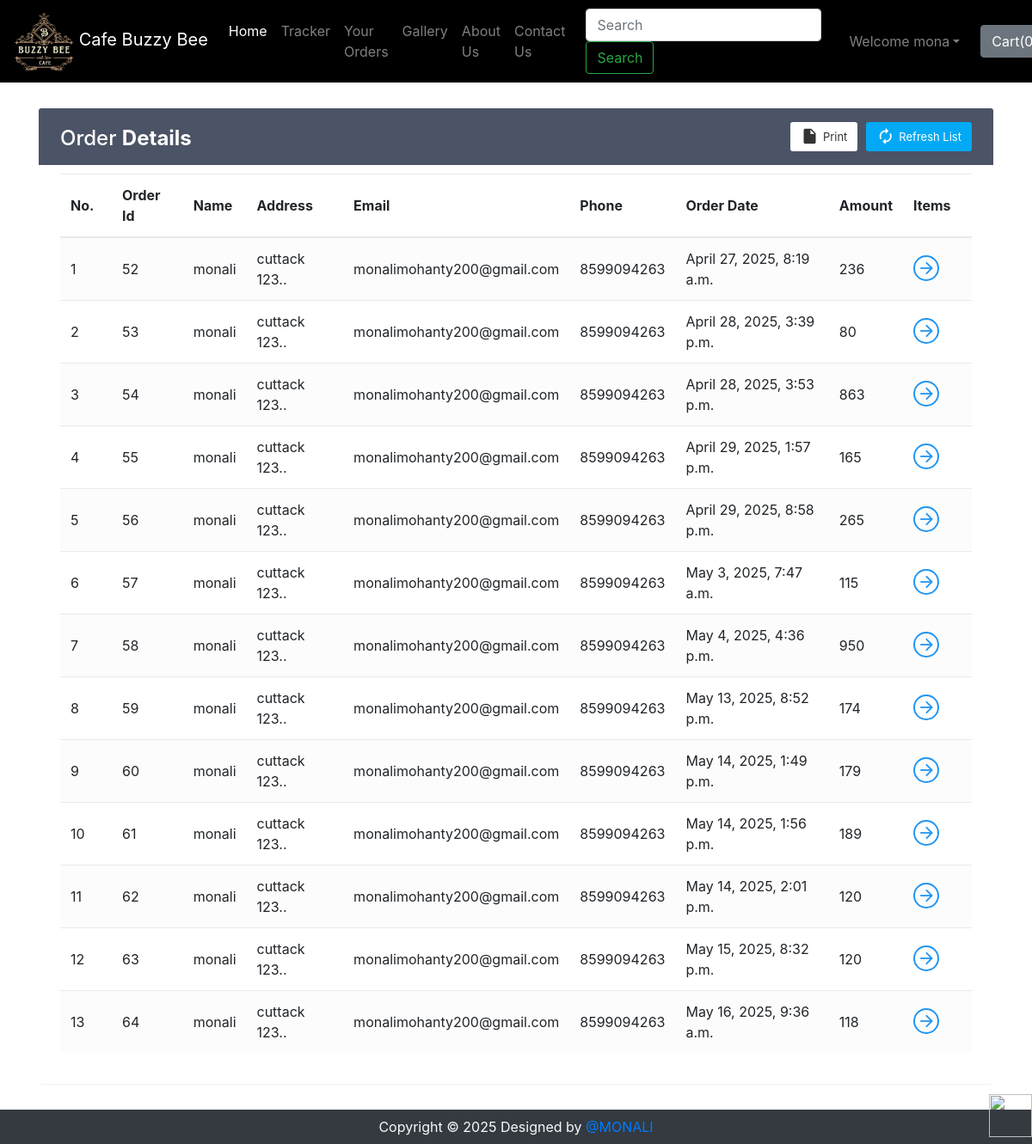
/shop/orderView/ (signed in), run on the app's committed database.
### shop/views.py (the view)
def orderView(request):
    if request.user.is_authenticated:
        current_user = request.user
        orderHistory = Orders.objects.filter(userId=current_user.id)
        if len(orderHistory) == 0:
            messages.info(request, "You have not ordered.")
            return render(request, 'shop/orderView.html')
        return render(request, 'shop/orderView.html', {'orderHistory': orderHistory})
    return render(request, 'shop/orderView.html')

### shop/templates/shop/orderView.html (shortened to what this page needs)
{% extends 'shop/basic.html' %}
{% block body %}
{% if user.is_authenticated %}
<div class="container" id="cont">
    <div class="table-wrapper">
        <div class="table-title">
            <div class="row">
                <div class="col-sm-4">
                    <h2>Order <b>Details</b></h2>
                </div>
                <div class="col-sm-8">
                    <a href="" class="btn btn-primary"><i class="material-icons">&#xE863;</i> <span>Refresh List</span></a>
                    <a href="#" onclick="window.print()" class="btn btn-info"><i class="material-icons">&#xE24D;</i> <span>Print</span></a>
                </div>
            </div>
        </div>
        <table class="table table-striped table-hover">
            <thead>
                <tr>
                    <th>No.</th>
                    <th>Order Id</th>
                    <th>Name</th>
                    <th>Address</th>
                    <th>Email</th>
                    <th>Phone</th>
                    <th>Order Date</th>
                    <th>Amount</th>
                    <th>Items</th>
                </tr>
            </thead>
            <tbody>
                {% for i in orderHistory %}
                <tr>
                    <td class="count"></td>
                    <td>{{i.order_id}}</td>
                    <td>{{i.name}}</td>
                    <td data-toggle="tooltip" title="{{i.address}}">{{i.address|slice:"0:25"}}..</td>
                    <td>{{i.email}}</td>
                    <td>{{i.phone}}</td>
                    <td>{{i.timestamp}}</td>
                    <td>{{i.amount}}</td>
                    <td><a href="#" id="click{{i.order_id}}" class="view" title="View Details"><i class="material-icons">&#xE5C8;</i></a></td>
                </tr>
                {% endfor %}
            </tbody>
        </table>
    </div>
</div>
{% else %}
    <div id="cont2">
        <div class="alert alert-info">
            <font style="font-size:22px"><center>You need to <strong><a class="alert-link" data-toggle="modal" data-target="#loginModal">Login</a></strong></center></font>
        </div>
    </div>
{% endif %}
{% endblock %}

### shop/templates/shop/basic.html (shortened to what this page needs)
<!doctype html>
<html lang="en">
  <head>
    <link rel="stylesheet" href="https://stackpath.bootstrapcdn.com/bootstrap/4.2.1/css/bootstrap.min.css">
    <link rel="stylesheet" href="https://stackpath.bootstrapcdn.com/bootstrap/4.3.1/css/bootstrap.min.css">
    <link rel="stylesheet" href="https://use.fontawesome.com/releases/v5.8.2/css/all.css">
  </head>
  <body>
    <nav class="navbar navbar-expand-lg navbar-dark" style="background-color: black;" >
      <a class="navbar-brand" href="/shop"><img src="http://127.0.0.1:8000/media/shop/images/logo.jpg" alt="" style="height: 70px; width: 70px;">   Cafe Buzzy Bee</a>
      <div class="collapse navbar-collapse" id="navbarSupportedContent">
        <ul class="navbar-nav mr-auto">
          <li class="nav-item active">
            <a class="nav-link" href="/shop">Home <span class="sr-only">(current)</span></a>
          </li>
          <li class="nav-item">
            <a class="nav-link" href="/shop/tracker">Tracker</a>
          </li>
          <li class="nav-item">
            <a class="nav-link" href="/shop/orderView/">Your Orders</a>
          </li>
          <li class="nav-item">
            <a class="nav-link" href="/shop/gallery">Gallery</a>
          </li>
          <li class="nav-item">
            <a class="nav-link" href="/shop/about">About Us</a>
          </li>
          <li class="nav-item">
            <a class="nav-link" href="/shop/contact">Contact Us</a>
          </li>
        </ul>
        <form method="get" action="/shop/search" class="form-inline my-2 my-lg-0 mx-3">
          <input class="form-control mr-sm-2" type="search" name="search" id="search" placeholder="Search" aria-label="Search" required>
          <button class="btn btn-outline-success my-2 my-sm-0" type="submit">Search</button>
        </form>
        {% if user.is_authenticated %}
        <ul class="navbar-nav mr-2">
          <li class="nav-item dropdown">
            <a class="nav-link dropdown-toggle" href='#' id="navbarDropdown" role="button" data-toggle="dropdown"> Welcome {{request.user}}</a>
          </li>
        </ul>
        {% else %}
        <button type="button" class="btn btn-success mx-2" data-toggle="modal" data-target="#loginModal">Login</button>
        <button type="button" class="btn btn-success mx-2" data-toggle="modal" data-target="#signupModal">SignUp</button>
        {% endif %}
        <button type="button" class="btn btn-secondary mx-2" id="popcart" data-container="body" data-html="true" data-toggle="popover" title="MyCart" data-placement="bottom" data-content="Bottom popover">
          Cart(<span id="cart">0</span>)
        </button>
      </div>
      <h1><a href="#"><img src="https://encrypted-tbn0.gstatic.com/images?q=tbn:ANd9GcSmMxu1z8gpcWZ4a_5sHQ4UxGi31RoTCV5rCQ&s" alt=""></a> </h1>
    </nav>
    {% block body %} {% endblock %}
    <div class="footer container-fluid bg-dark text-light">
        <p class="text-center py-2 mb-0">Copyright © 2025 Designed by <a href="https://github.com/Monamona2001" target="_blank" rel="noopener noreferrer">@MONALI</a></p>
    </div>
  </body>
</html>

### data on the page
Orders: order_id "52", name "monali", address "cuttack 123", email "monalimohanty200@gmail.com", phone "8599094263", timestamp "April 27, 2025, 8:19 a.m.", amount "236"
Orders: order_id "53", name "monali", address "cuttack 123", email "monalimohanty200@gmail.com", phone "8599094263", timestamp "April 28, 2025, 3:39 p.m.", amount "80"
Orders: order_id "54", name "monali", address "cuttack 123", email "monalimohanty200@gmail.com", phone "8599094263", timestamp "April 28, 2025, 3:53 p.m.", amount "863"
Orders: order_id "55", name "monali", address "cuttack 123", email "monalimohanty200@gmail.com", phone "8599094263", timestamp "April 29, 2025, 1:57 p.m.", amount "165"
Orders: order_id "56", name "monali", address "cuttack 123", email "monalimohanty200@gmail.com", phone "8599094263", timestamp "April 29, 2025, 8:58 p.m.", amount "265"
Orders: order_id "57", name "monali", address "cuttack 123", email "monalimohanty200@gmail.com", phone "8599094263", timestamp "May 3, 2025, 7:47 a.m.", amount "115"
Orders: order_id "58", name "monali", address "cuttack 123", email "monalimohanty200@gmail.com", phone "8599094263", timestamp "May 4, 2025, 4:36 p.m.", amount "950"
Orders: order_id "59", name "monali", address "cuttack 123", email "monalimohanty200@gmail.com", phone "8599094263", timestamp "May 13, 2025, 8:52 p.m.", amount "174"
Orders: order_id "60", name "monali", address "cuttack 123", email "monalimohanty200@gmail.com", phone "8599094263", timestamp "May 14, 2025, 1:49 p.m.", amount "179"
Orders: order_id "61", name "monali", address "cuttack 123", email "monalimohanty200@gmail.com", phone "8599094263", timestamp "May 14, 2025, 1:56 p.m.", amount "189"
Orders: order_id "62", name "monali", address "cuttack 123", email "monalimohanty200@gmail.com", phone "8599094263", timestamp "May 14, 2025, 2:01 p.m.", amount "120"
Orders: order_id "63", name "monali", address "cuttack 123", email "monalimohanty200@gmail.com", phone "8599094263", timestamp "May 15, 2025, 8:32 p.m.", amount "120"
Orders: order_id "64", name "monali", address "cuttack 123", email "monalimohanty200@gmail.com", phone "8599094263", timestamp "May 16, 2025, 9:36 a.m.", amount "118"

### other printed values
{{ request.user }} "mona"
